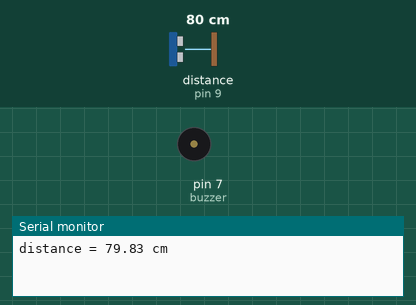
This sketch was run on a simulated Arduino Uno, built with avr-gcc and run on an emulated ATmega328P. On the bench: buzzer (waves = sounding), the last lines printed to the serial monitor. Wiring (inferred from the names in the program): ultrasonic range finder: trigger pin 8; echo pin 9. The test bench sets the inputs (shaded band); at power-on: distance to the obstacle (sensor on pin 9) 80 cm. The echo pulse lasts 58.3 µs per cm.

Above: at 1.2 s.
1.3 s: distance to the obstacle (sensor on pin 9) set to 4 cm
At 4.7 s:
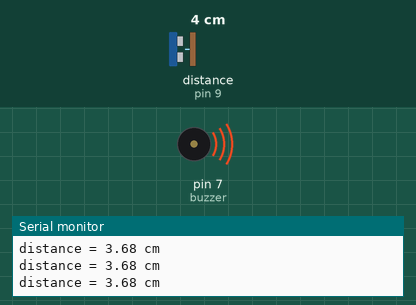
4.8 s: distance to the obstacle (sensor on pin 9) set to 2 cm
At 5.4 s:
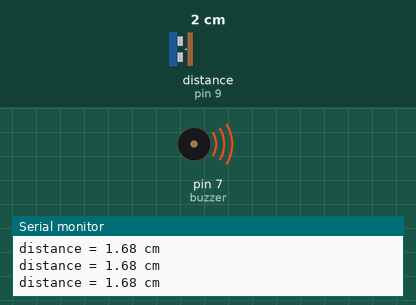
6.3 s: distance to the obstacle (sensor on pin 9) set to 250 cm
At 7.7 s:
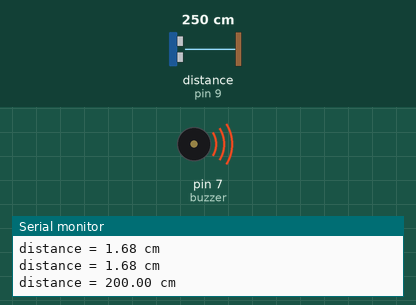
Timing chart, 0 to 15.8 s (numbered marks = the images above; inputs shaded):
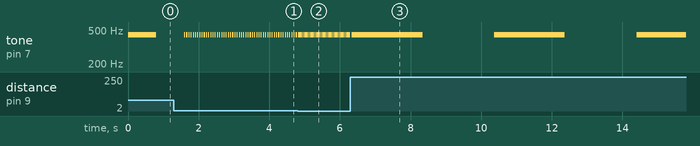

Measured:
- after the input at 1.3 s, tone on pin 7 (buzzer): alternates 440 Hz for 0.03 s and silent for 0.03 s, starting after 0.32 s
- after the input at 4.8 s, tone on pin 7 (buzzer): alternates 440 Hz for 0.01 s and silent for 0.01 s, starting at once
- after the input at 6.3 s, tone on pin 7 (buzzer): alternates 440 Hz for 2.0 s and silent for 2.0 s, starting after 2.0 s

The sketch:

Buzzer_Hcsr04.ino
```cpp
const int buzzer = 7;
const int trig = 8;
const int echo = 9;

void setup(){
    Serial.begin( 9600 );
    pinMode( trig, OUTPUT );
    pinMode( echo, INPUT );
    pinMode( buzzer, OUTPUT );
}

float measure(){

    digitalWrite( trig, LOW );                         // sensor is passive
    delayMicroseconds(5);
    digitalWrite( trig, HIGH );                        // generate soundwave and activated sensor
    delayMicroseconds(5);
    digitalWrite( trig, LOW );

    int timer = pulseIn( echo, HIGH );
    float distance = ( timer/2 ) / 29.1;

    if( distance > 200 )
        distance = 200;

    return distance;
}

int melody( int dist ){
    tone( buzzer, 440 );
    delay( dist*10 );
    noTone( buzzer);
    delay( dist*10 );
}

void loop(){
    float d = measure();

    Serial.print( "distance = " );
    Serial.print( measure() );
    Serial.println( " cm "  );

    melody(d);
}
```
